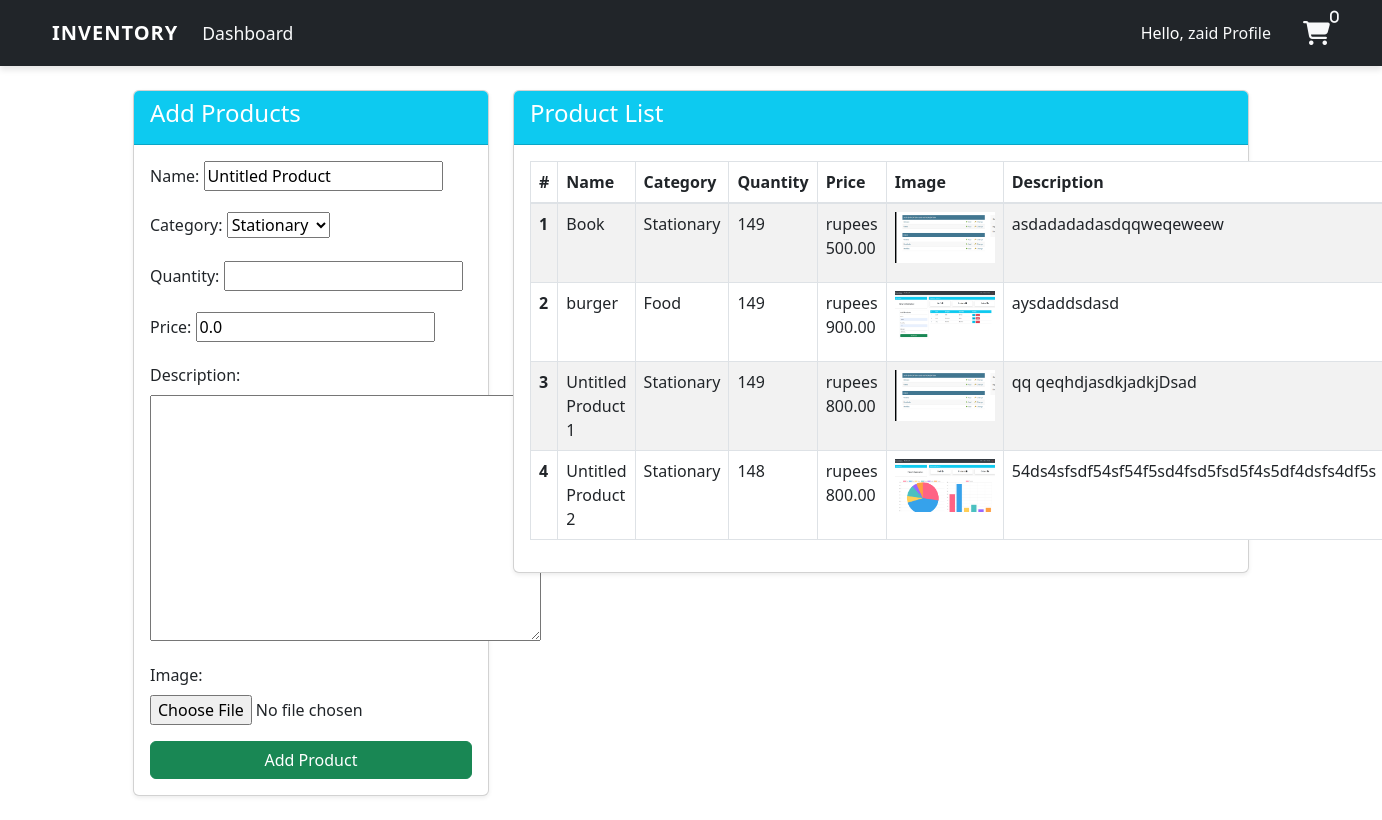
Before: /product/ (signed in) with the older database file.
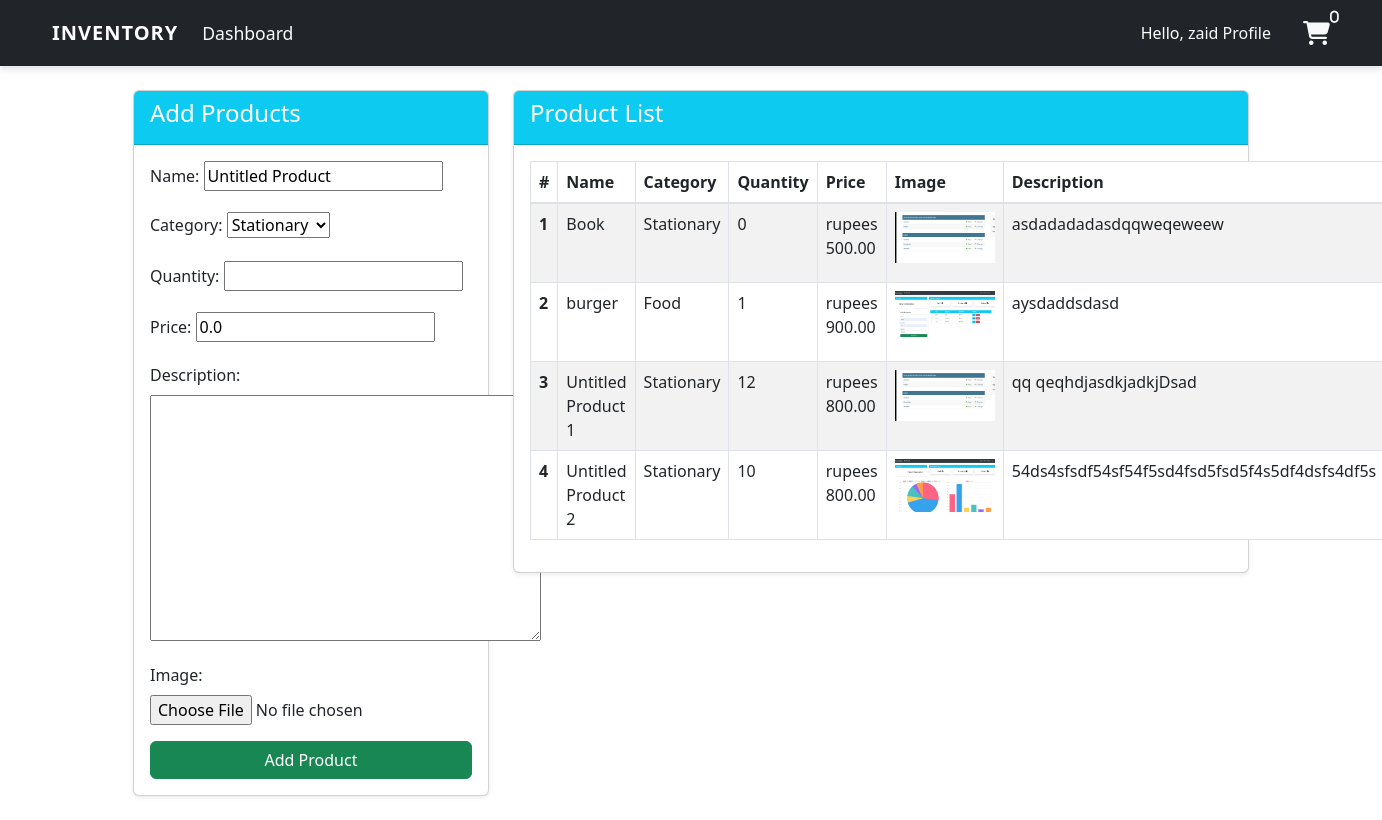
After: the same page with the newer database file.
### user/models.py (models this page shows, shortened)
class Product(models.Model):
    name = models.CharField(max_length=100, blank=True , default='Untitled Product')
    category = models.CharField(max_length=20, choices=CATEGORY, blank=True ,default='Stationary')
    quantity = models.PositiveIntegerField()
    price = models.DecimalField(max_digits=10, decimal_places=2, default=0.00)
    description = models.TextField(blank=True, null=True)
    image = models.ImageField(upload_to='product_images/', blank=True, null=True)

### user/views.py (the view)
# urls.py: path('product/' , views.product , name='product'),
@login_required(login_url='login')
def product(request):
    items = Product.objects.filter(quantity__lt=50)
    Lowstock_count =items.count()
    items = Product.objects.all()
    product_count = Product.objects.count()
    workers = User.objects.all()
    worker = workers.count()
    order_count = Order.objects.count()
    orders = Order.objects.filter(payment_status='success')
    if request.method == 'POST':
        form = ProductForm(request.POST , request.FILES)
        if form.is_valid():
            form.save()
            prdct = form.cleaned_data.get('name')
            messages.success(request, f"{prdct}" + 'has been added ')
            return redirect('product')
    else:
        form = ProductForm()
    context  = {
        'Lowstock_count':Lowstock_count,
        'items': items ,
        'form' : form  ,
        'product_count':product_count,
        'order_count' : order_count,
        'orders': orders,
        'worker':worker
    }
    return render(request , 'dashboard/product.html', context)

### user/forms.py
class ProductForm(forms.ModelForm):
    class Meta:
        model = Product
        fields= ['name' , 'category' , 'quantity' ,'price' , 'description' , 'image']

### templates/dashboard/product.html (shortened to what this page needs)
{% extends 'partials/base.html' %}
{% block content %}
  <div class="container my-4">
    <div class="row">
      <div class="col-md-4">
        <div class="card shadow-sm">
          <div class="card-header bg-info text-white">
            <h4>Add Products</h4>
          </div>
          <div class="card-body">
            <form action="" method="POST" enctype="multipart/form-data">
              {{ form.as_p }}
              <button class="btn btn-success btn-block" type="submit">Add Product</button>
            </form>
          </div>
        </div>
      </div>
      <div class="col-md-8">
        <div class="card shadow-sm">
          <div class="card-header bg-info text-white">
            <h4>Product List</h4>
          </div>
          <div class="card-body">
            <table class="table table-striped table-bordered">
              <thead class="bg-info text-white">
                <tr>
                  <th scope="col">#</th>
                  <th scope="col">Name</th>
                  <th scope="col">Category</th>
                  <th scope="col">Quantity</th>
                  <th scope="col">Price</th>
                  <th scope="col">Image</th>
                  <th scope="col">Description</th>
                </tr>
              </thead>
              <tbody>
                {% for item in items %}
                  <tr>
                    <th scope="row">{{ forloop.counter }}</th>
                    <td>{{ item.name }}</td>
                    <td>{{ item.category }}</td>
                    <td>{{ item.quantity }}</td>
                    <td>rupees {{ item.price }}</td>
                    <td>
                      {% if item.image %}
                        <img src="{{ item.image.url }}" alt="{{ item.name }}" style="max-width: 100px; max-height: 100px;" />
                      {% else %}
                        <img src="/static/default-image.png" alt="No image available" style="max-width: 100px; max-height: 100px;" />
                      {% endif %}
                    </td>
                    <td>{{ item.description }}</td>
                  </tr>
                {% endfor %}
              </tbody>
            </table>
          </div>
        </div>
      </div>
    </div>
  </div>
{% endblock %}

Changed rows visible on the page:
changed Product "Book": quantity "149" → "0"
changed Product "burger": quantity "149" → "1"
changed Product "Untitled Product 1": quantity "149" → "12"
changed Product "Untitled Product 2": quantity "148" → "10"
